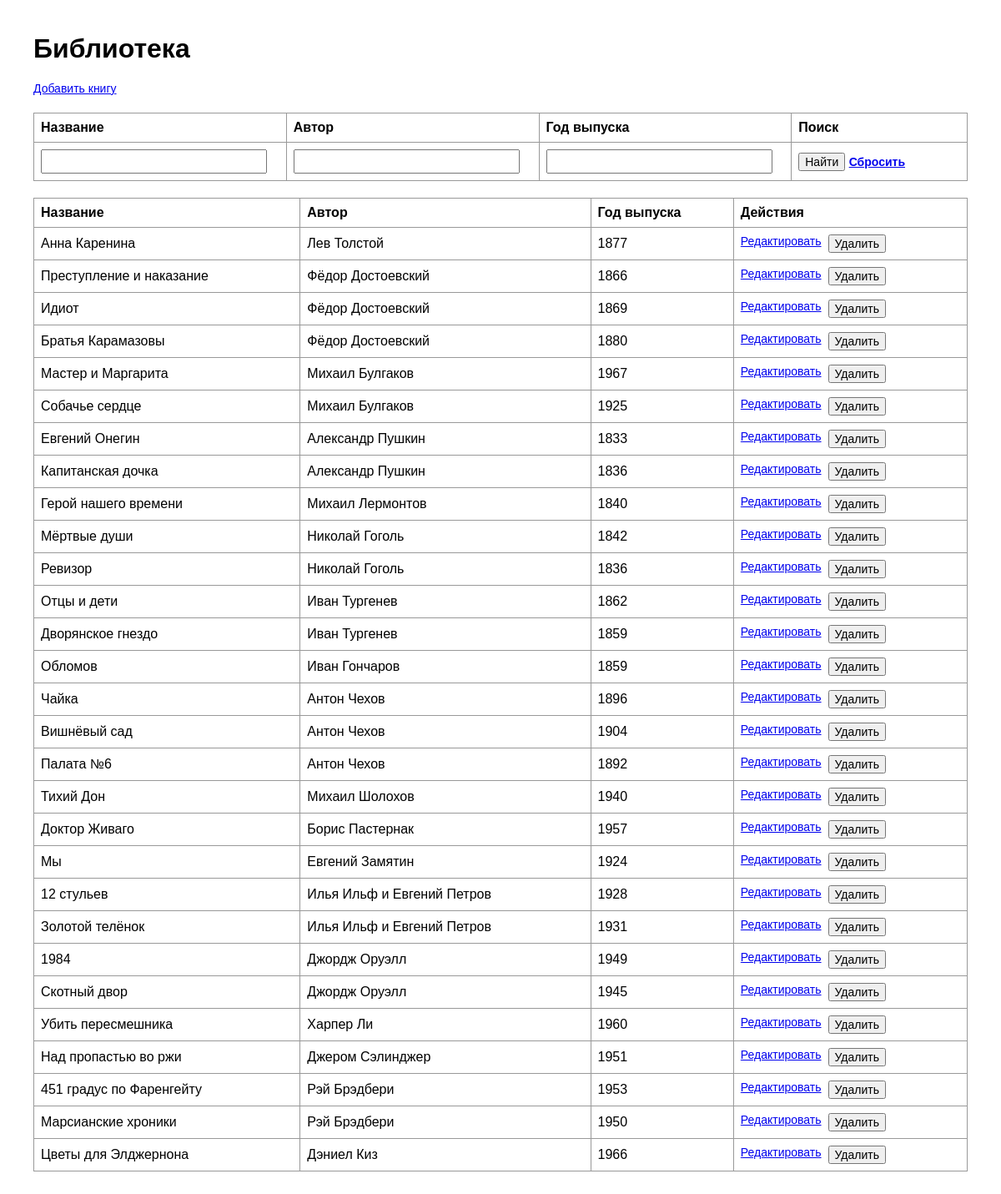
Before: / with the older database file.
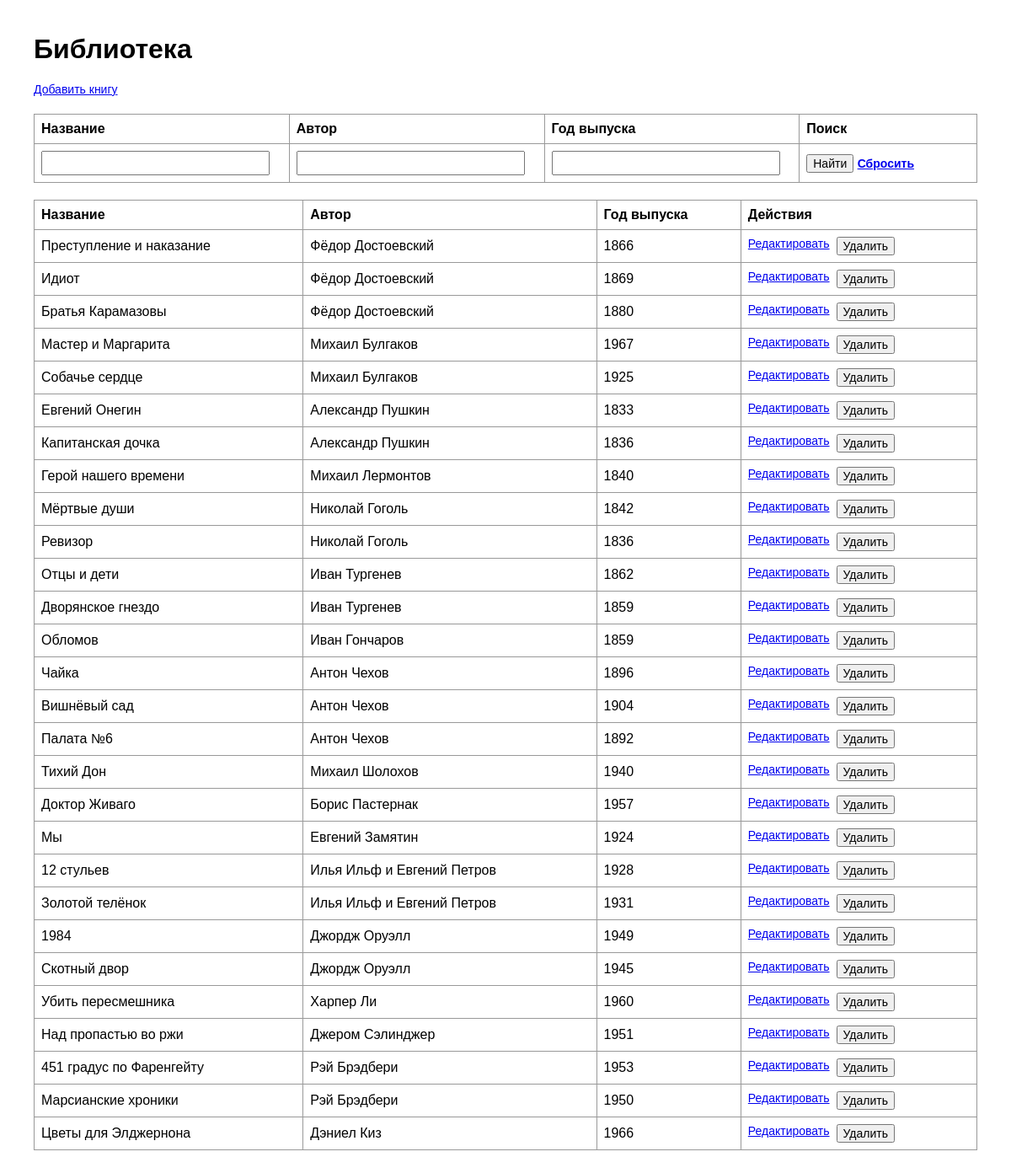
After: the same page with the newer database file.
### library/models.py (models this page shows, shortened)
class Book(models.Model):
    title = models.CharField("Название", max_length=255)
    author = models.CharField("Автор", max_length=255)
    year = models.PositiveIntegerField("Год выпуска")

### library/views.py (the view)
# urls.py: path('', book_list, name='book_list'),
def book_list(request):
    books = Book.objects.all()
    title = request.GET.get('title', '').strip()
    author = request.GET.get('author', '').strip()
    year = request.GET.get('year', '').strip()
    if title:
        books = books.filter(title__icontains=title)
    if author:
        books = books.filter(author__icontains=author)
    if year:
        books = books.filter(year=year)
    context = {
        'books': books,
        'title_query': title,
        'author_query': author,
        'year_query': year,
    }
    return render(request, 'library/book_list.html', context)

### library/templates/library/book_list.html (shortened to what this page needs)
{% extends 'library/base.html' %}
{% block content %}
<h1>Библиотека</h1>
<div class="top-actions">
    <a href="{% url 'book_create' %}">Добавить книгу</a>
</div>
<form method="get" class="filter-form">
    <table>
        <thead>
            <tr>
                <th>Название</th>
                <th>Автор</th>
                <th>Год выпуска</th>
                <th>Поиск</th>
            </tr>
            <tr>
                <th>
                    <input type="text" name="title" value="{{ title_query }}">
                </th>
                <th>
                    <input type="text" name="author" value="{{ author_query }}">
                </th>
                <th>
                    <input type="number" name="year" value="{{ year_query }}">
                </th>
                <th>
                    <button type="submit">Найти</button>
                    <a href="{% url 'book_list' %}">Сбросить</a>
                </th>
            </tr>
        </thead>
    </table>
</form>
<table>
    <thead>
        <tr>
            <th>Название</th>
            <th>Автор</th>
            <th>Год выпуска</th>
            <th>Действия</th>
        </tr>
    </thead>
    <tbody>
        {% for book in books %}
            <tr>
                <td>{{ book.title }}</td>
                <td>{{ book.author }}</td>
                <td>{{ book.year }}</td>
                <td>
                    <div class="button-group">
                        <a href="{% url 'book_edit' book.pk %}">Редактировать</a>
                        <form method="post" action="{% url 'book_delete' book.pk %}">
                            <button type="submit">Удалить</button>
                        </form>
                    </div>
                </td>
            </tr>
        {% empty %}
            <tr>
                <td colspan="4">Книги не найдены.</td>
            </tr>
        {% endfor %}
    </tbody>
</table>
{% endblock %}

### library/templates/library/base.html (shortened to what this page needs)
<!DOCTYPE html>
<html lang="ru">
<head>
</head>
<body>
    {% block content %}{% endblock %}
</body>
</html>

### library/templates/library/base.html (style rules this page uses)
body { font-family: Arial, sans-serif; margin: 40px; }
h1 { margin-bottom: 20px; }
table { border-collapse: collapse; width: 100%; margin-top: 20px; }
th, td { border: 1px solid #999; padding: 8px; text-align: left; }
form { margin: 0; }
input[type="text"], input[type="number"] { width: 95%; padding: 5px; box-sizing: border-box; }
.top-actions { margin-bottom: 20px; }
.filter-form { margin-bottom: 20px; }
.button-group { display: flex; gap: 8px; }
a, button { font-size: 14px; }

Changed rows visible on the page:
removed Book: title "Анна Каренина", author "Лев Толстой", year "1877"
